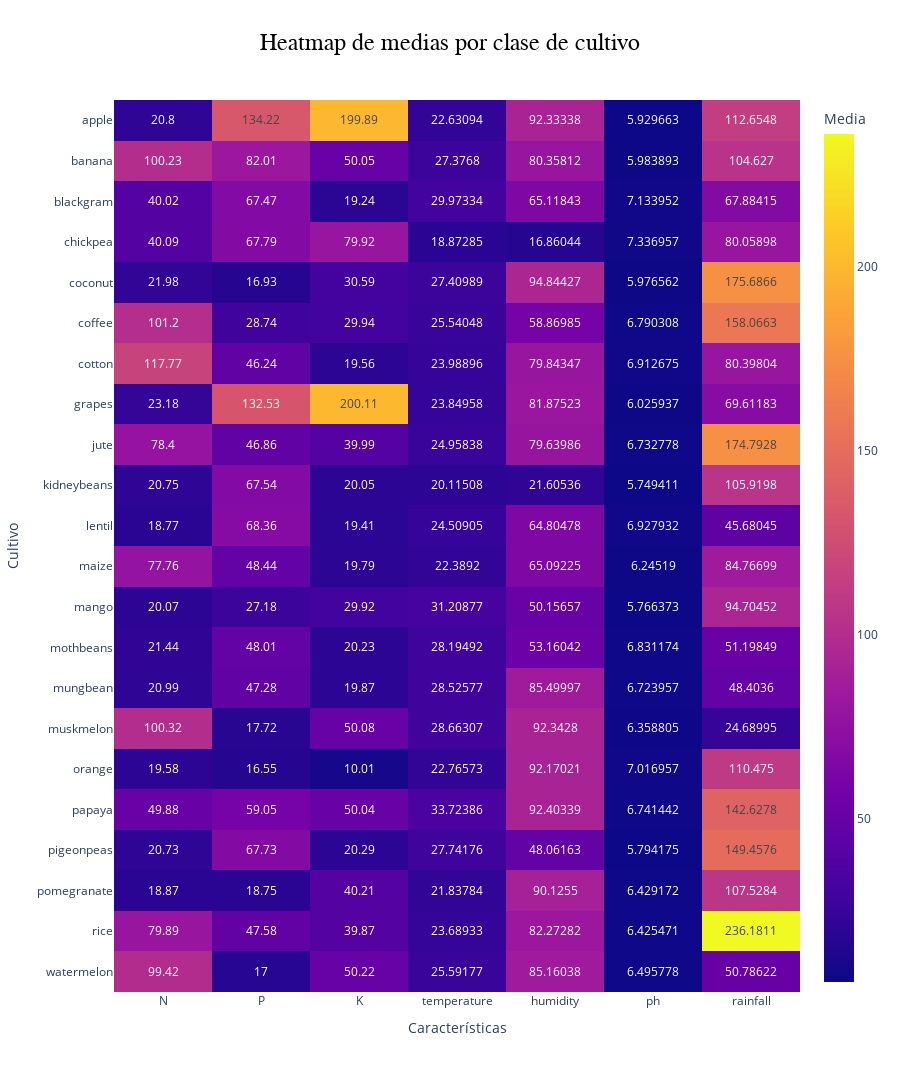

The notebook cell this image was saved under:
### Markdown cell above
### Selección de Caracteristicas relevantes

### Code cell
# Visualización avanzada con Plotly: Heatmap de medias por clase

# Importar librerías
import pandas as pd
import plotly.express as px


# Calcular la media de cada característica numérica por clase (label)
mean_by_class = crop_data.groupby("label")[["N", "P", "K", "temperature", "humidity", "ph", "rainfall"]].mean()

# Crear el heatmap
fig = px.imshow(
    mean_by_class,
    labels=dict(x="Características", y="Cultivo", color="Media"),
    x=mean_by_class.columns,
    y=mean_by_class.index,
    title="Heatmap de medias por clase de cultivo",
    aspect="auto",  # Ajusta la relación de aspecto
    text_auto=True  # Activa los valores dentro de las celdas
)

# Ajustar tamaño del gráfico
fig.update_layout(
    width=900,   # ancho
    height=1200, # alto
    margin=dict(l=100, r=100, t=100, b=100),
    title={
        'text': "Heatmap de medias por clase de cultivo",
        'x': 0.5,  # Centrado horizontal
        'xanchor': 'center',
        'font': {'size': 24, 'color': 'black', 'family': 'Arial'}
    }

)

# Mostrar el gráfico
fig.show()

### Figure 1 — Plotly figure (JSON) as saved in the notebook; plotly's stock layout.template omitted (floating-point values rounded to 4 significant figures; data arrays with more than 128 entries replaced by an {"elided": "..."} marker saying what was removed)
{"data": [{"coloraxis": "coloraxis", "hovertemplate": "Características: %{x}<br>Cultivo: %{y}<br>Media: %{z}<extra></extra>", "name": "0", "texttemplate": "%{z}", "type": "heatmap", "x": ["N", "P", "K", "temperature", "humidity", "ph", "rainfall"], "xaxis": "x", "y": ["apple", "banana", "blackgram", "chickpea", "coconut", "coffee", "cotton", "grapes", "jute", "kidneybeans", "lentil", "maize", "mango", "mothbeans", "mungbean", "muskmelon", "orange", "papaya", "pigeonpeas", "pomegranate", "rice", "watermelon"], "yaxis": "y", "z": {"elided": "22x7 float values"}}], "layout": {"coloraxis": {"colorbar": {"title": {"text": "Media"}}, "colorscale": [[0, "#0d0887"], [0.1111, "#46039f"], [0.2222, "#7201a8"], [0.3333, "#9c179e"], [0.4444, "#bd3786"], [0.5556, "#d8576b"], [0.6667, "#ed7953"], [0.7778, "#fb9f3a"], [0.8889, "#fdca26"], [1, "#f0f921"]]}, "height": 1200, "margin": {"b": 100, "l": 100, "r": 100, "t": 100}, "title": {"font": {"color": "black", "family": "Arial", "size": 24}, "text": "Heatmap de medias por clase de cultivo", "x": 0.5, "xanchor": "center"}, "width": 900, "xaxis": {"anchor": "y", "domain": [0, 1], "title": {"text": "Características"}}, "yaxis": {"anchor": "x", "autorange": "reversed", "domain": [0, 1], "title": {"text": "Cultivo"}}}}
